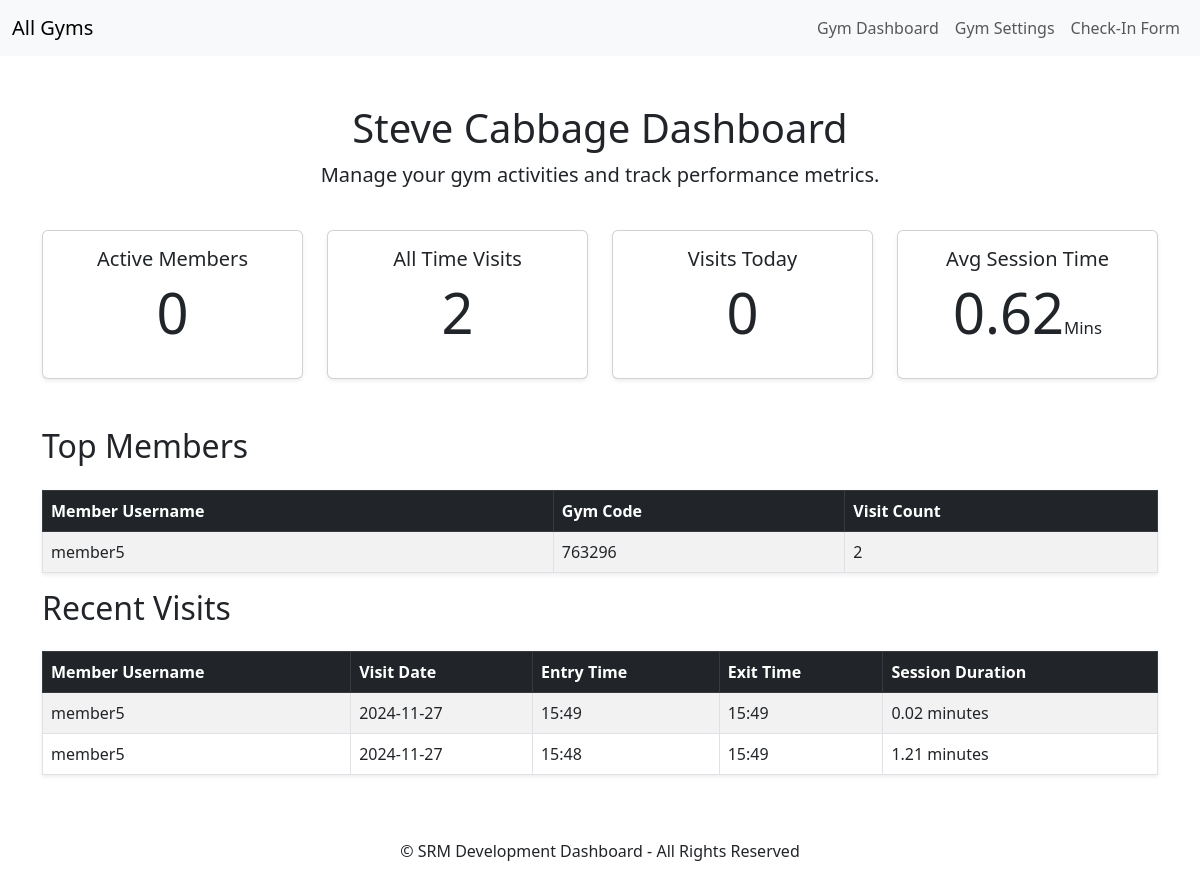
Page /gym-c/dashboard/ (signed in) on the committed database.
### core/models.py (models this page shows, shortened)
class Gym(models.Model):
    gym_id = models.AutoField(primary_key=True)
    name = models.CharField(max_length=255)
    slug = models.SlugField(unique=True, blank=True)
    address = models.TextField(blank=True, null=True)
    contact_number = models.CharField(max_length=15, null=True)
    email = models.EmailField(max_length=255, blank=True, null=True)
    owners = models.ManyToManyField(GymOwner, related_name='gyms')

class Visit(models.Model):
    member = models.ForeignKey(Member, on_delete=models.CASCADE, related_name='visits')
    gym_code = models.CharField(max_length=6) # Users gym code
    entry_time = models.DateTimeField(auto_now_add=True) # Automatically set when the visit is created
    exit_time = models.DateTimeField(null=True, blank=True)
    has_exit = models.BooleanField(default=False)
    default_exit_duration = timedelta(hours=1, minutes=12)
    default_exit_threshold = timedelta(hours=4)
    @classmethod
    def get_number_of_visits_per_gym(cls, gym):
        return cls.objects.filter(member__gym=gym, exit_time__isnull=False).count()
    @classmethod
    def get_average_session_time_per_gym(cls, gym):
        visits = cls.objects.filter(member__gym=gym, exit_time__isnull=False)
        total_session_time = timedelta(seconds=0)
        valid_visits_count = 0
        for visit in visits:
            exit_time = visit.exit_time or (visit.entry_time + visit.default_exit_duration)
            total_session_time += (exit_time - visit.entry_time)
            valid_visits_count += 1
        if valid_visits_count > 0:
            average_session_time = total_session_time / valid_visits_count
            return round((average_session_time.total_seconds() / 60),2)  # Convert to minutes
        return 0  # No visits, return 0 minute

class Member(models.Model):
    user = models.OneToOneField(User, on_delete=models.CASCADE)
    gym = models.ForeignKey(Gym, on_delete=models.SET_NULL, related_name='members', null=True) # Null = True so if a gym is deleted the members are not lost
    contact_number = models.CharField(max_length=15)
    date_of_birth = models.DateField(null=True, blank=True)  # Optional date of birth
    address = models.TextField(blank=True, null=True)  # Optional address field
    active = models.BooleanField(default=False) # To activate when a subscription is generated, default is not set
    join_date = models.DateField(auto_now_add=True)  # Automatically set when the member is created
    gym_code = models.CharField(max_length=6, unique=True, blank=True)

### core/views.py (the view)
# urls.py: path('<slug:slug>/dashboard/', views.gym_dashboard, name='gym_dashboard'),
@login_required
def gym_dashboard(request, slug):
    user = request.user
    gym = get_object_or_404(Gym, slug=slug)
    try:
        gym_owner = GymOwner.objects.get(user=user)
        if gym not in gym_owner.gyms.all():
            messages.error(request, "You are not authorized to access this gym's dashboard.")
            return redirect('login')
    except GymOwner.DoesNotExist:
        messages.error(request, "You are not authorized to access the dashboard of this gym.")
        return redirect('login')
    member_count = gym.members.count()
    active_members_count = Member.objects.filter(gym=gym, active=True).count()
    inactive_members_count = Member.objects.filter(gym=gym, active=False).count()
    total_visits = Visit.get_number_of_visits_per_gym(gym)
    today_visits = Visit.objects.filter(member__gym=gym, entry_time__date=timezone.now().date()).count()
    avg_session_time = Visit.get_average_session_time_per_gym(gym)
    top_visitors = (
        Visit.objects.filter(member__gym=gym, exit_time__isnull=False)
        .values('member__user__username', 'member__gym_code')
        .annotate(visit_count=Count('id'))
        .order_by('-visit_count')
        )[:10]
    recent_visits = (
        Visit.objects.filter(member__gym=gym, exit_time__isnull=False)
        .order_by('-entry_time')
        )[:10]
    for visit in recent_visits:
        if visit.exit_time:
            session_duration = visit.exit_time - visit.entry_time
            visit.session_duration = round(session_duration.total_seconds() / 60, 2)
        else:
            visit.session_duration = 0
    context = {
        'gym_name': gym.name,
        'member_count': member_count,
        'total_visits': total_visits,
        'today_visits': today_visits,
        'avg_session_time': avg_session_time,
        'top_visitors': top_visitors,
        'gym_slug': slug,
        'recent_visits': recent_visits,
        'active_members': active_members_count,
        'inactive_members': inactive_members_count,
    }
    return render(request, 'gym_dashboard.html', context)

### core/templates/gym_dashboard.html (shortened to what this page needs)
{% extends 'base_gym.html' %}
{% block content %}
<div class="row mb-4">
    <div class="col text-center">
        <h1>{{ gym_name }} Dashboard</h1>
        <p class="lead">Manage your gym activities and track performance metrics.</p>
    </div>
</div>
<div class="row text-center mb-5">
    <div class="col-md-3">
        <div class="card shadow-sm">
            <div class="card-body">
                <h5 class="card-title">Active Members</h5>
                <p class="display-4">{{ active_members }}</p>
            </div>
        </div>
    </div>
    <div class="col-md-3">
        <div class="card shadow-sm">
            <div class="card-body">
                <h5 class="card-title">All Time Visits</h5>
                <p class="display-4">{{ total_visits }}</p>
            </div>
        </div>
    </div>
    <div class="col-md-3">
        <div class="card shadow-sm">
            <div class="card-body">
                <h5 class="card-title">Visits Today</h5>
                <p class="display-4">{{ today_visits }}</p>
            </div>
        </div>
    </div>
    <div class="col-md-3">
        <div class="card shadow-sm">
            <div class="card-body">
                <h5 class="card-title">Avg Session Time</h5>
                <p class="display-4">{{ avg_session_time }}<small style="font-size: 30%;">Mins</small></p>
            </div>
        </div>
    </div>
</div>
<div class="row">
    <div class="col">
        <h2 class="mb-4">Top Members</h2>
        <table class="table table-striped table-bordered shadow-sm">
            <thead class="table-dark">
                <tr>
                    <th>Member Username</th>
                    <th>Gym Code</th>
                    <th>Visit Count</th>
                </tr>
            </thead>
            <tbody>
                {% for visitor in top_visitors %}
                <tr>
                    <td>{{ visitor.member__user__username }}</td>
                    <td>{{ visitor.member__gym_code }}</td>
                    <td>{{ visitor.visit_count }}</td>
                </tr>
                {% empty %}
                <tr>
                    <td colspan="3" class="text-center">No visits available</td>
                </tr>
                {% endfor %}
            </tbody>
        </table>
    </div>
</div>
<div class="row">
    <div class="col">
        <h2 class="mb-4">Recent Visits</h2>
        <table class="table table-striped table-bordered shadow-sm">
            <thead class="table-dark">
                <tr>
                    <th>Member Username</th>
                    <th>Visit Date</th>
                    <th>Entry Time</th>
                    <th>Exit Time</th>
                    <th>Session Duration</th>
                </tr>
            </thead>
            <tbody>
                {% for visit in recent_visits %}
                <tr>
                    <td>{{ visit.member.user.username }}</td>
                    <td>{{ visit.entry_time|date:"Y-m-d" }}</td>
                    <td>{{ visit.entry_time|date:"H:i" }}</td>
                    <td>
                        {% if visit.exit_time %}
                            {{ visit.exit_time|date:"H:i" }}
                        {% else %}
                            Not yet exited
                        {% endif %}
                    </td>
                    <td>
                        {% if visit.session_duration %}
                            {{ visit.session_duration }} minutes
                        {% else %}
                            Ongoing ({{ visit.entry_time|date:"Y-m-d H:i" }})
                        {% endif %}
                    </td>
                </tr>
                {% empty %}
                <tr>
                    <td colspan="5" class="text-center">No Recent Visits</td>
                </tr>
                {% endfor %}
            </tbody>
        </table>
    </div>
</div>
{% endblock %}

### rows in the picture
Gym: name "Steve Cabbage"
Visit: member.user.username "member5", entry_time "2024-11-27", entry_time "15:49", exit_time "15:49", session_duration "0.02"
Visit: member.user.username "member5", entry_time "2024-11-27", entry_time "15:48", exit_time "15:49", session_duration "1.21"

### other values in the picture
{{ active_members }} "0"
{{ total_visits }} "2"
{{ today_visits }} "0"
{{ avg_session_time }} "0.62"
{{ visitor.member__user__username }} "member5"
{{ visitor.member__gym_code }} "763296"
{{ visitor.visit_count }} "2"
